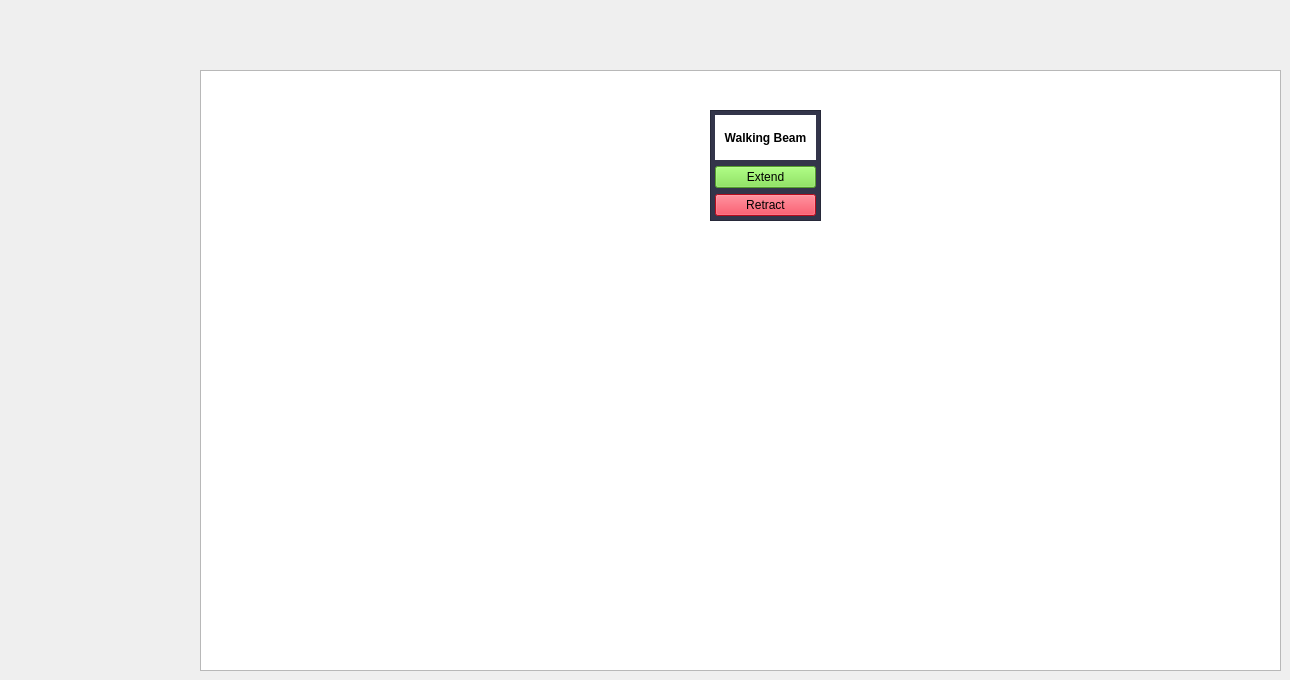
              <widget class="QWidget" name="module_5">
               <widget class="QGraphicsView" name="graphicsView_5">
                <property name="geometry">
                 <rect>
                  <x>200</x>
                  <y>70</y>
                  <width>1081</width>
                  <height>601</height>
                 </rect>
                </property>
                <property name="styleSheet">
                 <string notr="true">background-image: url(:/module_image/HMI/WB/ISOView.png);</string>
                </property>
               </widget>
               <widget class="QFrame" name="frame_64">
                <property name="geometry">
                 <rect>
                  <x>710</x>
                  <y>110</y>
                  <width>111</width>
                  <height>111</height>
                 </rect>
                </property>
                <property name="styleSheet">
                 <string notr="true">background-color:rgb(51, 53, 74)</string>
                </property>
                <property name="frameShape">
                 <enum>QFrame::StyledPanel</enum>
                </property>
                <property name="frameShadow">
                 <enum>QFrame::Raised</enum>
                </property>
                <layout class="QHBoxLayout" name="horizontalLayout_48">
                 <property name="leftMargin">
                  <number>4</number>
                 </property>
                 <property name="topMargin">
                  <number>4</number>
                 </property>
                 <property name="rightMargin">
                  <number>4</number>
                 </property>
                 <property name="bottomMargin">
                  <number>4</number>
                 </property>
                 <item>
                  <layout class="QVBoxLayout" name="verticalLayout_64">
                   <item>
                    <widget class="QLabel" name="label_110">
                     <property name="font">
                      <font>
                       <bold>true</bold>
                      </font>
                     </property>
                     <property name="styleSheet">
                      <string notr="true">background-color: rgb(255, 255, 255);</string>
                     </property>
                     <property name="text">
                      <string>Walking Beam</string>
                     </property>
                     <property name="alignment">
                      <set>Qt::AlignCenter</set>
                     </property>
                    </widget>
                   </item>
                   <item>
                    <widget class="QPushButton" name="pushButton_31">
                     <property name="styleSheet">
                      <string notr="true">background-color: rgb(118, 223, 62);</string>
                     </property>
                     <property name="text">
                      <string>Extend</string>
                     </property>
                    </widget>
                   </item>
                   <item>
                    <widget class="QPushButton" name="pushButton_32">
                     <property name="styleSheet">
                      <string notr="true">background-color: rgb(255, 16, 40);</string>
                     </property>
                     <property name="text">
                      <string>Retract</string>
                     </property>
                    </widget>
                   </item>
                  </layout>
                 </item>
                </layout>
               </widget>
              </widget>
